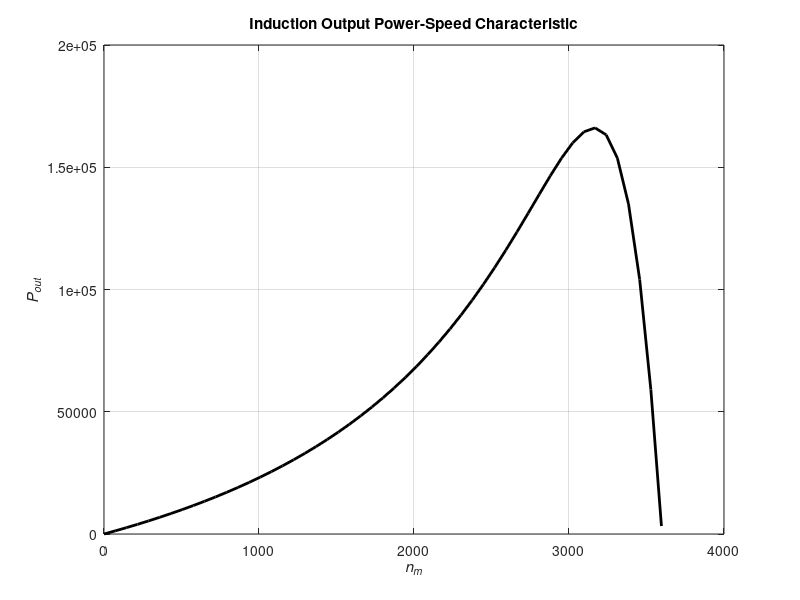

MATLAB code for this plot:
% Script to calculate the Output Power-Speed characteristics of the motor;


r1 = 0.200;
x1 = 0.410;
r2 = 0.120;
x2 = 0.410;
xm = 15;
v_phase = 208/sqrt(3);
n_sync = 3600;
w_sync = 376.99;

v_th = v_phase*(xm/sqrt(r1^2 + (x1+xm)^2));
z_th = ((j*xm)*(r1+ j*x1))/(r1+j*(x1+xm));
r_th = real(z_th);
x_th = imag(z_th);

s = (0:1:50)/50;
s(1)= 0.001;
nm = (1-s)*n_sync;

for ii = 1:51
    t_ind1(ii) = (3*v_th^2 *(r2/s(ii))/(w_sync*(((r_th +(r2/s(ii)))^2 + (x_th + x2)^2))));
    P_out(ii) = t_ind1(ii)*nm(ii);
end

plot(nm, P_out,'Color','k','LineWidth', 2.0);
hold on;
xlabel('\itn_{m}','FontWeight','Bold');
ylabel('\itP_{out}','FontWeight','Bold');
title ('Induction Output Power-Speed Characteristic','FontWeight','Bold');
grid on;
hold off; 